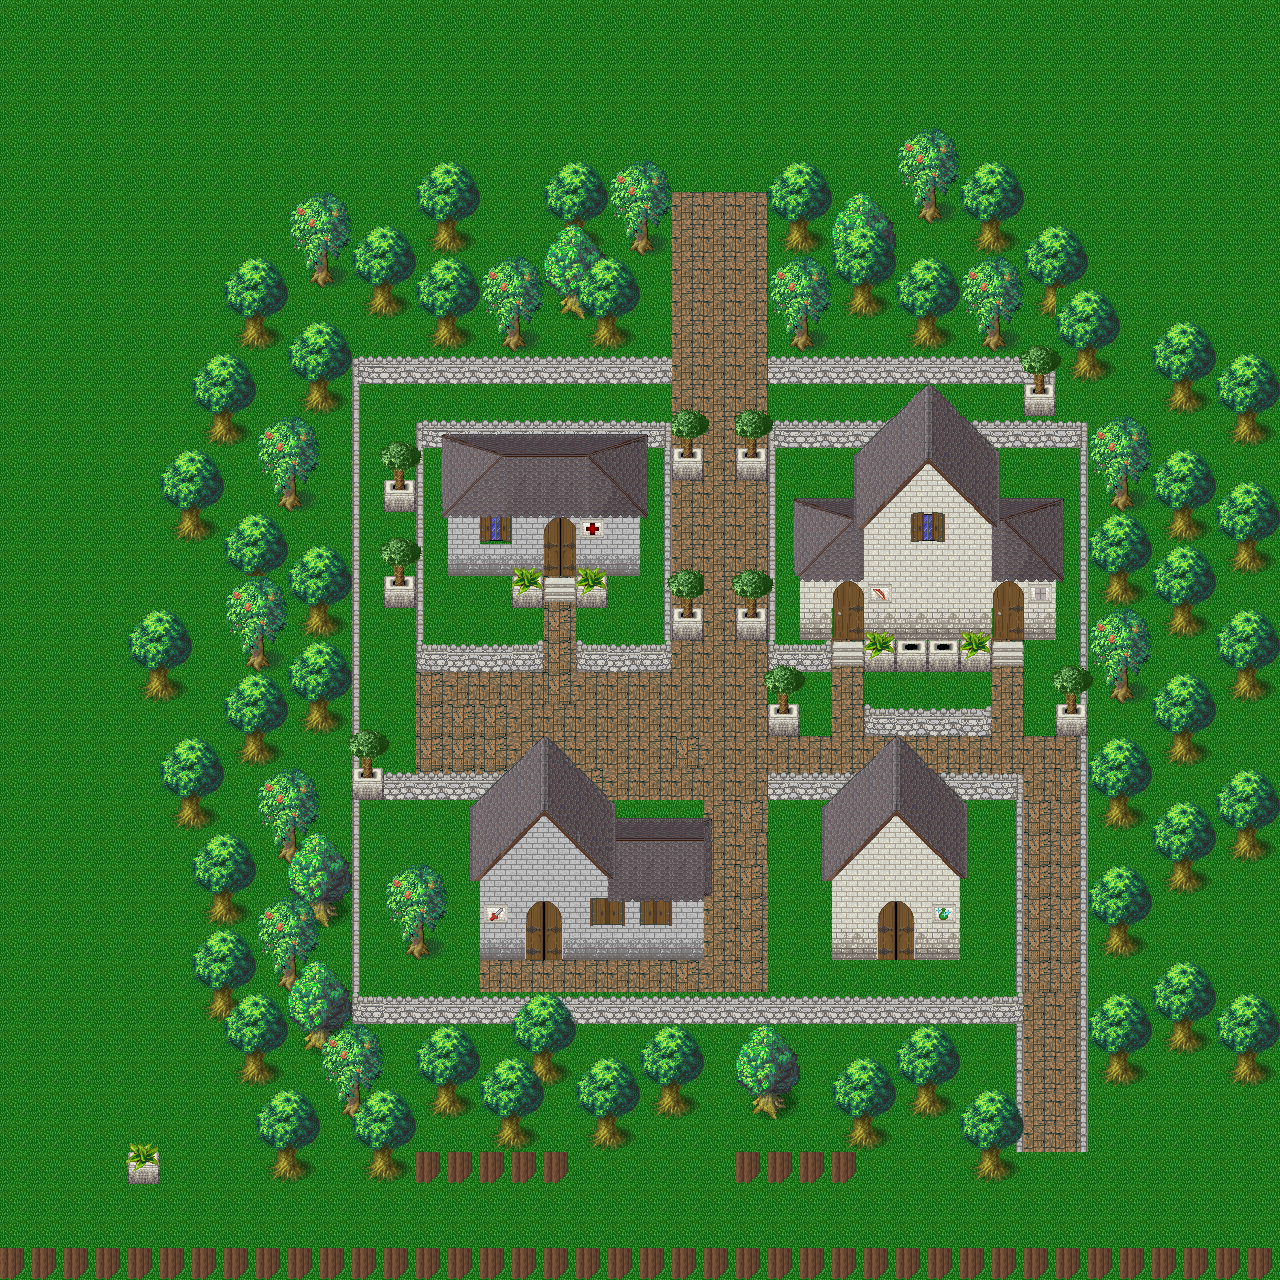

A level layout from a 2D game, rendered from its tile map. Below: a short description, then the map file with tile-grid data replaced by summaries:
An orthogonal 40x40 tile map with 32x32 px tiles, 4 tile layers (Floor, Fringe, Over, Hip roof), 3 tilesets and 29 objects (Rectangle1, Circle1, Line1, Poly1, Poly2, ...).

<map version="1.0" orientation="orthogonal" width="40" height="40" tilewidth="32" tileheight="32">
 <tileset firstgid="1" name="town" tilewidth="32" tileheight="32">
  <image source="../images/town.png" width="628" height="370" />
  <tile id="1">
   <properties>
    <property name="Tag" value="TileCollision" />
   </properties>
  </tile>
  <tile id="2">
   <properties>
    <property name="Tag" value="TileCollision" />
   </properties>
  </tile>
  <tile id="6">
   <properties>
    <property name="Tag" value="TileCollision" />
   </properties>
  </tile>
  <tile id="7">
   <properties>
    <property name="Tag" value="TileCollision" />
   </properties>
  </tile>
  <tile id="20">
   <properties>
    <property name="Tag" value="TileCollision" />
   </properties>
  </tile>
  <tile id="21">
   <properties>
    <property name="Tag" value="TileCollision" />
   </properties>
  </tile>
  <tile id="23">
   <properties>
    <property name="Tag" value="TileCollision" />
   </properties>
  </tile>
  <tile id="26">
   <properties>
    <property name="Tag" value="TileCollision" />
   </properties>
  </tile>
  <tile id="31">
   <properties>
    <property name="Tag" value="TileCollision" />
   </properties>
  </tile>
  <tile id="34">
   <properties>
    <property name="Tag" value="TileCollision" />
   </properties>
  </tile>
  <tile id="36">
   <properties>
    <property name="Tag" value="TileCollision" />
   </properties>
  </tile>
  <tile id="39">
   <properties>
    <property name="Tag" value="TileCollision" />
   </properties>
  </tile>
  <tile id="40">
   <properties>
    <property name="Tag" value="TileCollision" />
   </properties>
  </tile>
  <tile id="42">
   <properties>
    <property name="Tag" value="TileCollision" />
   </properties>
  </tile>
  <tile id="44">
   <properties>
    <property name="Tag" value="TileCollision" />
   </properties>
  </tile>
  <tile id="45">
   <properties>
    <property name="Tag" value="TileCollision" />
   </properties>
  </tile>
  <tile id="48">
   <properties>
    <property name="Tag" value="TileCollision" />
   </properties>
  </tile>
  <tile id="50">
   <properties>
    <property name="Tag" value="TileCollision" />
   </properties>
  </tile>
  <tile id="53">
   <properties>
    <property name="Tag" value="TileCollision" />
   </properties>
  </tile>
  <tile id="55">
   <properties>
    <property name="Tag" value="TileCollision" />
   </properties>
  </tile>
  <tile id="86">
   <properties>
    <property name="Tag" value="TileCollision" />
   </properties>
  </tile>
  <tile id="88">
   <properties>
    <property name="Tag" value="TileCollision" />
   </properties>
  </tile>
  <tile id="96">
   <properties>
    <property name="Tag" value="TileCollision" />
   </properties>
  </tile>
  <tile id="98">
   <properties>
    <property name="Tag" value="TileCollision" />
   </properties>
  </tile>
  <tile id="101">
   <properties>
    <property name="Tag" value="TileCollision" />
   </properties>
  </tile>
  <tile id="103">
   <properties>
    <property name="Tag" value="TileCollision" />
   </properties>
  </tile>
  <tile id="105">
   <properties>
    <property name="Tag" value="TileCollision" />
   </properties>
  </tile>
  <tile id="107">
   <properties>
    <property name="Tag" value="TileCollision" />
   </properties>
  </tile>
  <tile id="110">
   <properties>
    <property name="Tag" value="TileCollision" />
   </properties>
  </tile>
  <tile id="112">
   <properties>
    <property name="Tag" value="PointForce" />
   </properties>
  </tile>
  <tile id="115">
   <properties>
    <property name="Tag" value="TileCollision" />
   </properties>
  </tile>
  <tile id="117">
   <properties>
    <property name="Tag" value="TileCollision" />
   </properties>
  </tile>
  <tile id="129">
   <properties>
    <property name="Tag" value="TileCollision" />
   </properties>
  </tile>
  <tile id="139">
   <properties>
    <property name="Tag" value="TileCollision" />
   </properties>
  </tile>
  <tile id="145">
   <properties>
    <property name="Tag" value="TileCollision" />
   </properties>
  </tile>
  <tile id="150">
   <properties>
    <property name="Tag" value="TileCollision" />
   </properties>
  </tile>
  <tile id="167">
   <properties>
    <property name="Tag" value="TileCollision" />
   </properties>
  </tile>
  <tile id="208">
   <properties>
    <property name="Tag" value="TileCollision" />
   </properties>
  </tile>
 </tileset>
 <tileset firstgid="210" name="Others" tilewidth="32" tileheight="32">
  <image source="../images/town1.png" width="246" height="209" />
  <tile id="9">
   <properties>
    <property name="Tag" value="TileCollision" />
   </properties>
  </tile>
  <tile id="10">
   <properties>
    <property name="Tag" value="TileCollision" />
   </properties>
  </tile>
  <tile id="13">
   <properties>
    <property name="Tag" value="TileCollision" />
   </properties>
  </tile>
  <tile id="15">
   <properties>
    <property name="Tag" value="TileCollision" />
   </properties>
  </tile>
  <tile id="18">
   <properties>
    <property name="Tag" value="TileCollision" />
   </properties>
  </tile>
  <tile id="21">
   <properties>
    <property name="Tag" value="TileCollision" />
   </properties>
  </tile>
  <tile id="25">
   <properties>
    <property name="Tag" value="TileCollision" />
   </properties>
  </tile>
  <tile id="26">
   <properties>
    <property name="Tag" value="TileCollision" />
   </properties>
  </tile>
  <tile id="28">
   <properties>
    <property name="Tag" value="TileCollision" />
   </properties>
  </tile>
  <tile id="29">
   <properties>
    <property name="Tag" value="TileCollision" />
   </properties>
  </tile>
  <tile id="33">
   <properties>
    <property name="Tag" value="TileCollision" />
   </properties>
  </tile>
  <tile id="35">
   <properties>
    <property name="Tag" value="TileCollision" />
   </properties>
  </tile>
  <tile id="40">
   <properties>
    <property name="Tag" value="TileCollision" />
   </properties>
  </tile>
 </tileset>
 <tileset firstgid="252" name="Woodland_x3" tilewidth="32" tileheight="32">
  <image source="../images/Woodland_x3.png" width="512" height="192" />
  <tile id="0">
   <properties>
    <property name="Tag" value="TileCollision" />
   </properties>
  </tile>
  <tile id="1">
   <properties>
    <property name="Tag" value="TileCollision" />
   </properties>
  </tile>
  <tile id="2">
   <properties>
    <property name="Tag" value="TileCollision" />
   </properties>
  </tile>
  <tile id="3">
   <properties>
    <property name="Tag" value="TileCollision" />
   </properties>
  </tile>
  <tile id="4">
   <properties>
    <property name="Tag" value="TileCollision" />
   </properties>
  </tile>
  <tile id="5">
   <properties>
    <property name="Tag" value="TileCollision" />
   </properties>
  </tile>
  <tile id="16">
   <properties>
    <property name="Tag" value="TileCollision" />
   </properties>
  </tile>
  <tile id="17">
   <properties>
    <property name="Tag" value="TileCollision" />
   </properties>
  </tile>
  <tile id="18">
   <properties>
    <property name="Tag" value="TileCollision" />
   </properties>
  </tile>
  <tile id="19">
   <properties>
    <property name="Tag" value="TileCollision" />
   </properties>
  </tile>
  <tile id="20">
   <properties>
    <property name="Tag" value="TileCollision" />
   </properties>
  </tile>
  <tile id="21">
   <properties>
    <property name="Tag" value="TileCollision" />
   </properties>
  </tile>
  <tile id="26">
   <properties>
    <property name="tag" value="TileCollision" />
   </properties>
  </tile>
  <tile id="32">
   <properties>
    <property name="Tag" value="TileCollision" />
   </properties>
  </tile>
  <tile id="33">
   <properties>
    <property name="Tag" value="TileCollision" />
   </properties>
  </tile>
  <tile id="34">
   <properties>
    <property name="Tag" value="TileCollision" />
   </properties>
  </tile>
  <tile id="35">
   <properties>
    <property name="Tag" value="TileCollision" />
   </properties>
  </tile>
  <tile id="36">
   <properties>
    <property name="Tag" value="TileCollision" />
   </properties>
  </tile>
  <tile id="37">
   <properties>
    <property name="Tag" value="TileCollision" />
   </properties>
  </tile>
 </tileset>
 <layer name="Floor" width="40" height="40">
  <data>[1600 cells, 1600 non-empty, 8 distinct tile ids]</data>
 </layer>
 <layer name="Fringe" width="40" height="40">
  <data>[1600 cells, 637 non-empty, 45 distinct tile ids]</data>
 </layer>
 <layer name="Over" width="40" height="40">
  <data>[1600 cells, 216 non-empty, 74 distinct tile ids]</data>
 </layer>
 <layer name="Hip roof" width="40" height="40">
  <data>[1600 cells, 59 non-empty, 31 distinct tile ids]</data>
 </layer>
 <objectgroup name="collision" width="40" height="40">
  <object name="Rectangle1" x="412" y="1145" width="162" height="42" />
  <object name="Circle1" x="735" y="1149" width="128" height="39">
   <ellipse />
  </object>
  <object name="Line1" x="3" y="1251">
   <polyline points="0,0 237,-70 361,-164 694,-176 694,-3 1266,0 1250,-175 1317,-169 1402,-10" />
  </object>
  <object name="Poly1" x="442" y="436">
   <polygon points="0,0 205,0 205,82 0,81" />
  </object>
  <object name="Poly2" x="449" y="519">
   <polygon points="0,0 192,2 191,57 -1,56" />
  </object>
  <object name="Poly4" x="854" y="455">
   <polygon points="0,0 73,-70 145,-1 145,74 0,72" />
  </object>
  <object name="Poly5" x="795" y="499">
   <polygon points="0,0 270,1 269,82 0,78" />
  </object>
  <object name="Poly6" x="801" y="582">
   <polygon points="0,0 254,2 257,59 -2,56" />
  </object>
  <object x="903" y="1036" width="54" height="52">
   <ellipse />
  </object>
  <object x="745" y="1040" width="68" height="62">
   <ellipse />
  </object>
  <object x="231" y="1003" width="61" height="58">
   <ellipse />
  </object>
  <object x="481" y="903" width="223" height="52" />
  <object x="616" y="818" width="95" height="79" />
  <object x="468" y="805" width="146" height="93" />
  <object x="491" y="769" width="100" height="34" />
  <object x="519" y="740" width="50" height="26" />
  <object x="821" y="803" width="147" height="73" />
  <object x="832" y="881" width="128" height="75" />
  <object x="847" y="782" width="92" height="18" />
  <object x="873" y="757" width="51" height="24" />
  <object x="0" y="0" width="1280" height="192" />
  <object x="0" y="192" width="192" height="1024" />
  <object x="1248" y="192" width="32" height="896" />
  <object x="1024" y="800">
   <polyline points="0,0 0,352" />
  </object>
  <object x="1088" y="448">
   <polyline points="0,0 0,704" />
  </object>
  <object x="768" y="448">
   <polyline points="0,0 0,192" />
  </object>
  <object x="672" y="448">
   <polyline points="0,0 0,192" />
  </object>
  <object x="416" y="448">
   <polyline points="0,0 0,192" />
  </object>
  <object x="352" y="384">
   <polyline points="0,0 0,640" />
  </object>
 </objectgroup>
</map>
